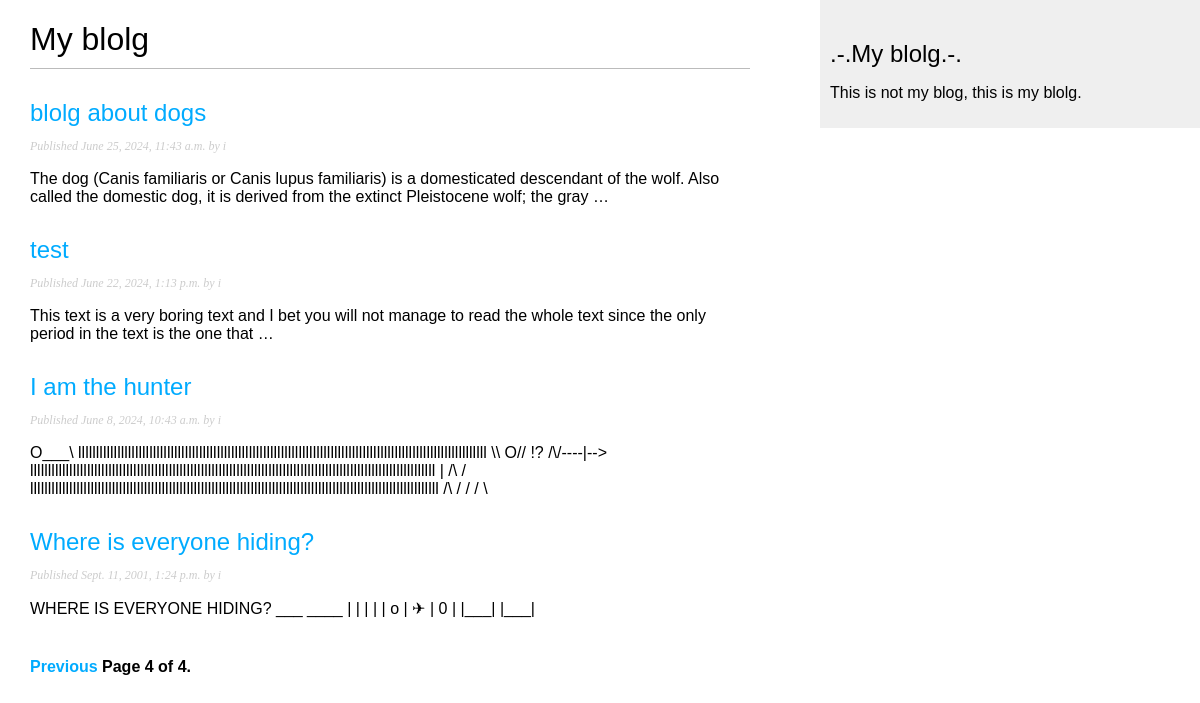
/blolg/?page=4, run on the app's committed database.
### blolg/models.py (models this page shows, shortened)
class Post(models.Model):
    class Status(models.TextChoices):
        DRAFT = 'DF', 'Draft'
        PUBLISHED = 'PB', 'Published'
    title = models.CharField(max_length=250)
    slug = models.SlugField(max_length=250, unique_for_date='publish')
    author = models.ForeignKey(User, on_delete=models.CASCADE, related_name='blog_posts')
    body = models.TextField()
    publish = models.DateTimeField(default=timezone.now)
    created = models.DateTimeField(auto_now_add=True)
    updated = models.DateTimeField(auto_now=True)
    status = models.CharField(max_length=2, choices=Status.choices, default=Status.DRAFT)
    class Meta:
        ordering = ['-publish']
        indexes = [
            models.Index(fields=['-publish']),
            ]
    def get_absolute_url(self):
        return reverse('blolg:post_detail', args=[self.publish.year, self.publish.month, self.publish.day, self.slug])

### blolg/views.py (the view)
# urls.py: path('', post_list, name='post_list'),
def post_list(request):
    post_list = Post.objects.filter(status='PB')
    paginator = Paginator(post_list, 4)
    page_number = request.GET.get('page', 1)
    try:
        posts = paginator.page(page_number)
    except PageNotAnInteger:
        posts = paginator.page(1)
    except EmptyPage:
        posts = paginator.page(paginator.num_pages)
    return render(request, 'blolg/post/list.html', {'posts': posts})

### blolg/templates/blolg/post/list.html (shortened to what this page needs)
{% extends 'blolg/base.html' %}
{% block content %}
<h1>My blolg</h1>
{% for post in posts %}
<h2>
    <a href="{{ post.get_absolute_url }}">
        {{ post.title }}
    </a>
</h2>
<p class="date">
    Published {{ post.publish }} by {{ post.author }}
</p>
{{ post.body|truncatewords:30|linebreaks }}
{% endfor %}
{% include "blolg/pagination.html" with page=posts %}
{% endblock %}

### blolg/static/css/style.css (style rules this page uses)
body { margin:0; padding:0; font-family:helvetica, sans-serif; }
a { color:#00abff; text-decoration:none; }
h1 { font-weight:normal; border-bottom:1px solid #bbb; padding:0 0 10px 0; }
h2 { font-weight:normal; margin:30px 0 0; }
p.date { color:#ccc; font-family: georgia, serif; font-size: 12px; font-style: italic; }

### data on the page
Post: title "blolg about dogs", publish "June 25, 2024, 11:43 a.m.", author "i", body "The dog (Canis familiaris or Canis lupus familiaris) is a domesticated descendant of the wolf. Also called the domestic dog, it is derived from the extinct Pleistocene wolf; the gray …"
Post: title "test", publish "June 22, 2024, 1:13 p.m.", author "i", body "This text is a very boring text and I bet you will not manage to read the whole text since the only period in the text is the one that …"
Post: title "I am the hunter", publish "June 8, 2024, 10:43 a.m.", author "i", body "O___\\ lllllllllllllllllllllllllllllllllllllllllllllllllllllllllllllllllllllllllllllllllllllllllllllllllllllllllllllllllll \\\\ O// !? /\\/----|--> llllllllllllllllllllllllllllllllllllllllllllllllllllllllllllllllllllllllllllllllllllllllllllllllllllllllllllllllll | /\\ / lllllllllllllllllllllllllllllllllllllllllllllllllllllllllllllllllllllllllllllllllllllllllllllllllllllllllllllllllll /\\ / / / \\"
Post: title "Where is everyone hiding?", publish "Sept. 11, 2001, 1:24 p.m.", author "i", body "WHERE IS EVERYONE HIDING? ___ ____ | | | | | o | ✈︎ | 0 | |___| |___|"

### other printed values
{{ page.number }} "4"
{{ page.paginator.num_pages }} "4"
